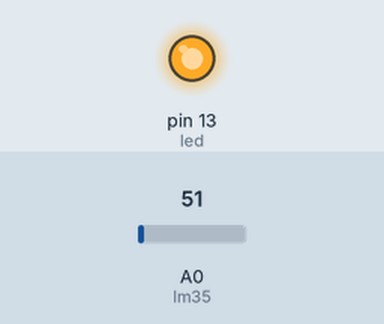
Bench run of a sketch on a simulated Arduino Uno, built with avr-gcc and run on an emulated ATmega328P. Shown: output pins drawn as LEDs (lit = HIGH). The inputs (shaded band) are chosen by the test bench; at power-on: A0 (lm35) = 51. What the sketch prints to the serial monitor is not drawn.

Above: at 0.1 s.
Timing chart, 0 to 1.6 s (numbered marks = the images above):
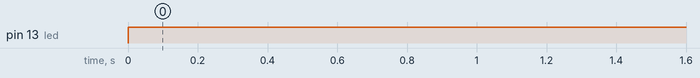

Measured:
- by itself, pin 13 (led): LOW → HIGH at 0.00 s

The sketch:

p4.ino
```cpp
int led =13;
int lm35=A0;
void setup() {
pinMode(led,OUTPUT);
Serial.begin(9600);
}

void loop() {
  digitalWrite(led,HIGH);
  float temp=analogRead(lm35);
  temp=temp*0.4870;
  Serial.println(double(temp));
  delay(1000);

  }
```
